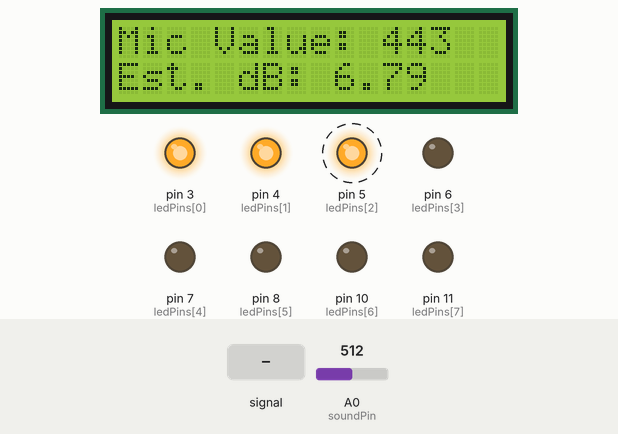
The sketch below on a simulated Arduino Uno, built with avr-gcc and run on an emulated ATmega328P. Shown: 16×2 character LCD, output pins drawn as LEDs (lit = HIGH). Dashed ring = blinking. The test bench sets the inputs (shaded band); at power-on: A0 (soundPin) = 512. What the sketch prints to the serial monitor is not drawn.

Above: at 2.2 s.
2.3 s: A0 (soundPin) fed a 200 Hz sine of ±81 counts around its level
At 3.96 s:
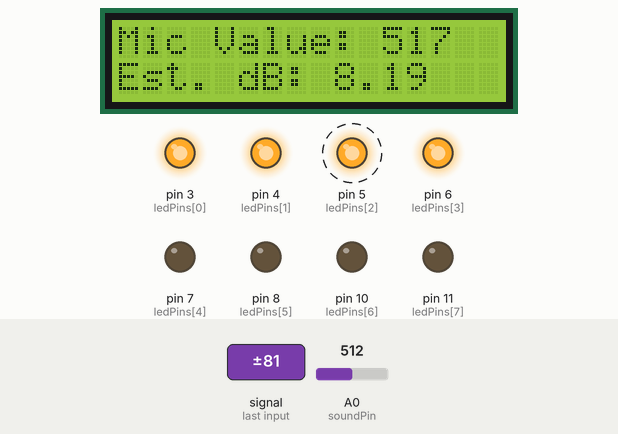
5.3 s: A0 (soundPin) set to 716
At 5.99 s:
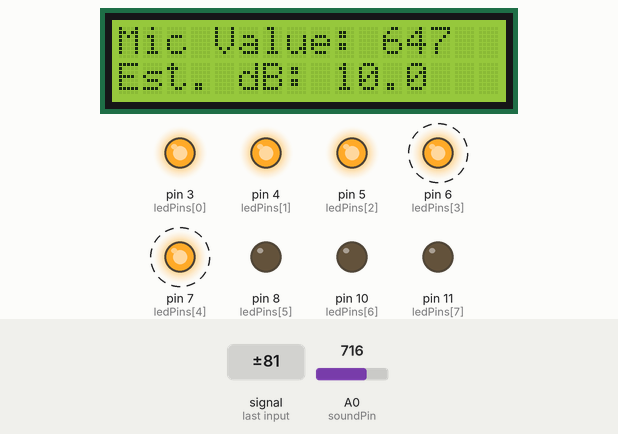
8.2 s: A0 (soundPin) fed a 1000 Hz sine of ±255 counts around its level
At 9.19 s:
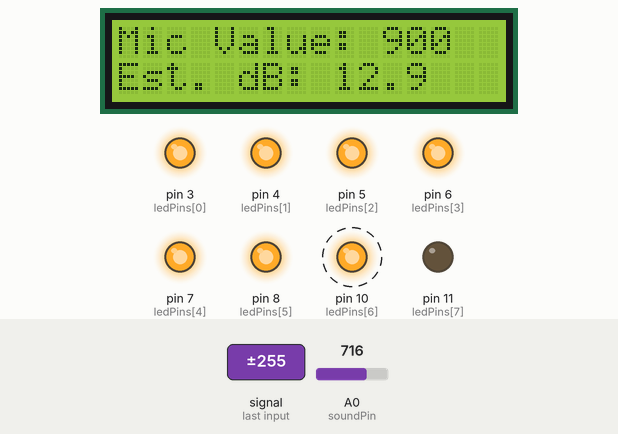
10.6 s: A0 (soundPin) set to 641
At 10.99 s:
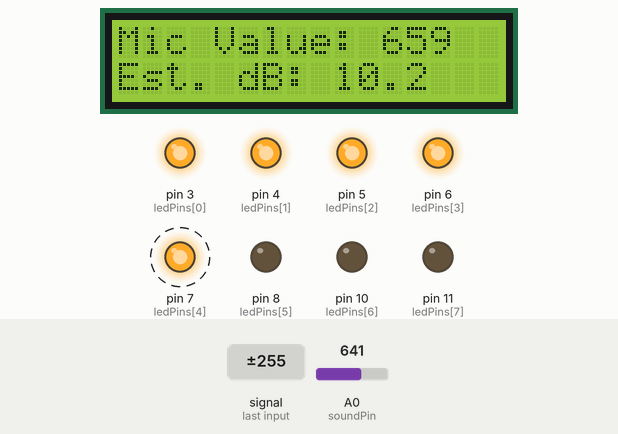
12.2 s: A0 (soundPin) set to 620
At 12.77 s:
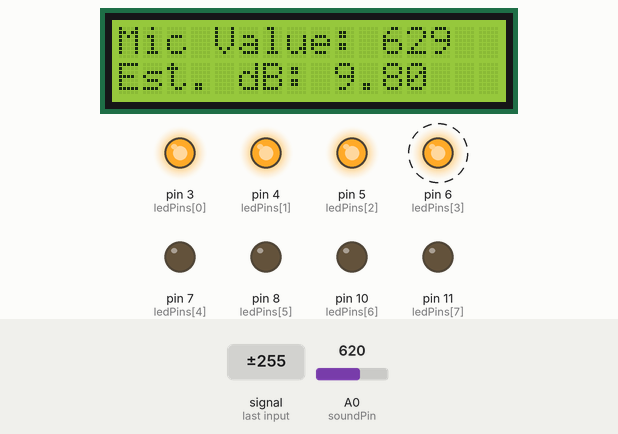
13.8 s: A0 (soundPin) set to 193
At 14.55 s:
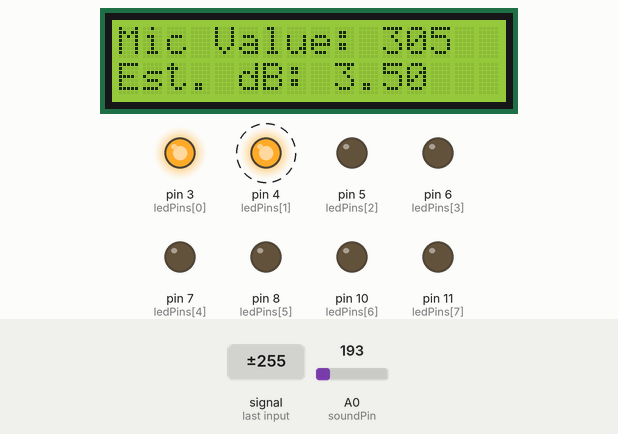
15.3 s: A0 (soundPin) set to 185
Timing chart, 0 to 17.8 s (numbered marks = the images above; inputs shaded):
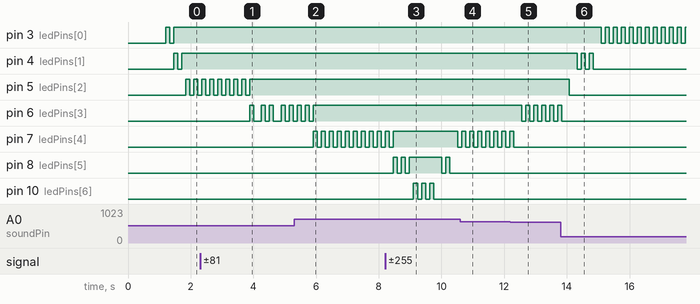

Measured:
- the behaviour switches between 627 and 626 on A0 (soundPin) (found by bisection; images 4 and 5)
- after the input at 2.3 s, pin 5 (ledPins[2]): goes on until 3.9 s, then stays HIGH; pin 6 (ledPins[3]): LOW → HIGH after 1.6 s, then repeats every 0.63 s: LOW 0.25 s, HIGH 0.13 s, LOW 0.13 s, HIGH 0.13 s
- after the input at 5.3 s, pin 7 (ledPins[4]): alternates HIGH for 0.13 s and LOW for 0.13 s, starting after 0.61 s
- after the input at 8.2 s, pin 8 (ledPins[5]): LOW → HIGH after 0.27 s, → LOW 0.13 s later, → HIGH 0.13 s later, → LOW 0.13 s later, … (8 changes in this stretch); pin 10 (ledPins[6]): alternates HIGH for 0.13 s and LOW for 0.13 s, 6 changes in all, then stays LOW, starting after 0.91 s; the display: first changes at once (image 3 shows a later state)
- after the input at 10.6 s, pin 6 (ledPins[3]): stops changing and stays HIGH
- after the input at 12.2 s, pin 6 (ledPins[3]): alternates HIGH for 0.13 s and LOW for 0.13 s, starting after 0.36 s; pin 7 (ledPins[4]): goes on until 12.3 s, then stays LOW
- after the input at 13.8 s, pin 3 (ledPins[0]): HIGH → LOW after 1.3 s, → HIGH 0.13 s later; pin 4 (ledPins[1]): alternates HIGH for 0.13 s and LOW for 0.13 s, 5 changes in all, then stays LOW, starting after 0.54 s; pin 5 (ledPins[2]): HIGH → LOW after 0.28 s; pin 6 (ledPins[3]): goes on until 13.8 s, then stays LOW
- by itself, pin 5 (ledPins[2]): alternates HIGH for 0.13 s and LOW for 0.13 s

The sketch:

LED_VU_Meter_Code.ino
```cpp
//This is the arduino code for LED VU Meter
//Code generated by Param Luhar, Manya Chudasama, Tirth Thummar
#include <Wire.h>
#include <LiquidCrystal_I2C.h>

const int soundPin = A0;
const int ledPins[] = {3, 4, 5, 6, 7, 8, 10, 11};
const int numLeds = 8;

int activityLevel = 0;
unsigned long lastDecayTime = 0;
float smoothedValue = 0;

LiquidCrystal_I2C lcd(0x27, 16, 2);  // Address might be 0x3F for some displays

void setup() {
  pinMode(soundPin, INPUT);

  for (int i = 0; i < numLeds; i++) {
    pinMode(ledPins[i], OUTPUT);
  }

  Serial.begin(9600);

  lcd.init();
  lcd.backlight();
  lcd.setCursor(0, 0);
  lcd.print("VU Meter Ready");
  delay(1000);
  lcd.clear();
}

void loop() {
  int micValue = analogRead(soundPin);
  smoothedValue = smoothedValue * 0.8 + micValue * 0.2;

  int newLevel = map(smoothedValue, 0, 1023, 0, numLeds);
  newLevel = constrain(newLevel, 0, numLeds);

  if (newLevel > activityLevel) {
    activityLevel = newLevel;
  } else if (millis() - lastDecayTime > 200) {
    activityLevel--;
    if (activityLevel < 0) activityLevel = 0;
    lastDecayTime = millis();
  }

  for (int i = 0; i < numLeds; i++) {
    digitalWrite(ledPins[i], i < activityLevel ? HIGH : LOW);
  }

  // Estimate Decibel (not accurate, just for representation)
  float voltage = (smoothedValue / 1023.0) * 5.0;
  float dB = 20 * log10(voltage);

  lcd.setCursor(0, 0);
  lcd.print("Mic Value: ");
  lcd.print((int)smoothedValue);

  lcd.setCursor(0, 1);
  lcd.print("Est. dB: ");
  lcd.print(dB, 1);
  Serial.println(voltage);
  Serial.println("Est. dB: ");
  Serial.println(dB, 1);

  delay(100);
}
```
